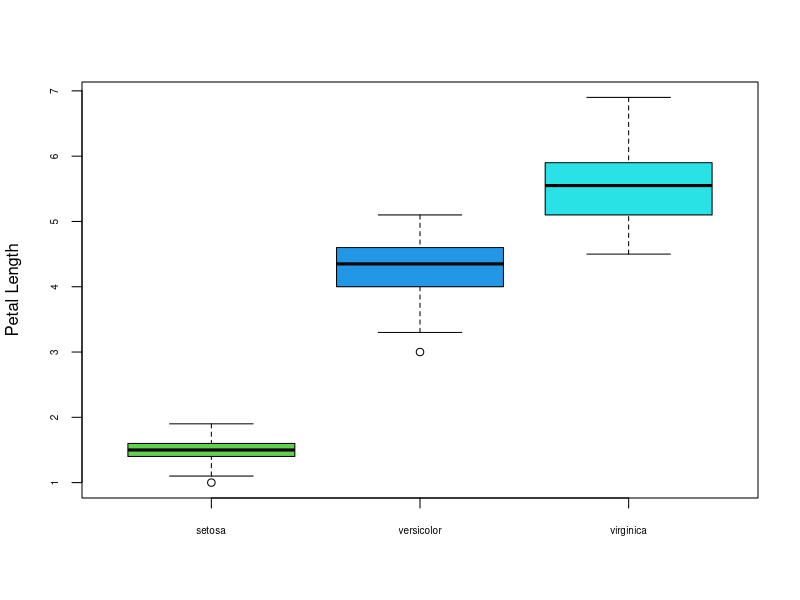

Write the R code that produced this figure.
## ---- chunk 1
library(datasets)
library(openxlsx)
library(tidyverse)
## ---- chunk 2
# data from the datasets library
data(iris)

# an empty workbook object, to be added to and then printed to file
iris_wb <- createWorkbook() 

# Where the output will be printed 
outLocation <- "C:/Desktop"

## ---- chunk 3
addWorksheet(iris_wb, "Summary") # Add a blank worksheet and give it a name

sumIris <- summary(iris) # Save a summary table to a variable

writeData(iris_wb, "Summary", sumIris, startRow = 1, startCol = 1) # Write to the worksheet
## ---- chunk 4
addWorksheet(iris_wb, "Sepal Length")

sepalTable <- iris %>% group_by(Species) %>% summarise(Ave.Sepal.Length = mean(Sepal.Length)) # Summary of mean sepal length by species

# Write a title to the sheet first, followed by the table
writeData(iris_wb, "Sepal Length", "Table of average sepal length by species", startCol = 1, startRow = 1)
writeData(iris_wb, "Sepal Length", sepalTable, startCol = 1, startRow = 3)
## ---- chunk 5
addWorksheet(iris_wb, "Petal Length")

petalTable <- iris %>% group_by(Species) %>% summarise(Ave.Petal.Length = mean(Petal.Length))

# Make a plot
petalPlot <- plot(y = as.numeric(iris$Petal.Length),               # The petal length on y axis as a continuous variable
                  x = as.factor(iris$Species),                     # The species on x axis as a factor / discrete variable
                  col = 3:6 ,                                      # 3 of the base colors available in R
                  xlab = "", ylab = "Petal Length",                # Labels for x and y axis
                  cex.axis = 0.6,                                  # Text size
                  title(main="Length of Petals", col.main="black") # Main title and color
)

writeData(iris_wb, "Petal Length", petalTable, startRow = 1, startCol = 1) # Write the table

# This command requires that the dersire plot be currently displayed in R in order to print to the sheet
insertPlot(iris_wb, "Petal Length", fileType = "png",
           width = 10, height = 6,                    # make the size of the plot
           startCol = 6)                              # Print to the right of the table by starting at column 6
## ---- chunk 6
saveWorkbook(iris_wb, file = paste0(outLocation, "/", Sys.Date(), " Fun with Iris Data.xlsx"), overwrite = TRUE)

